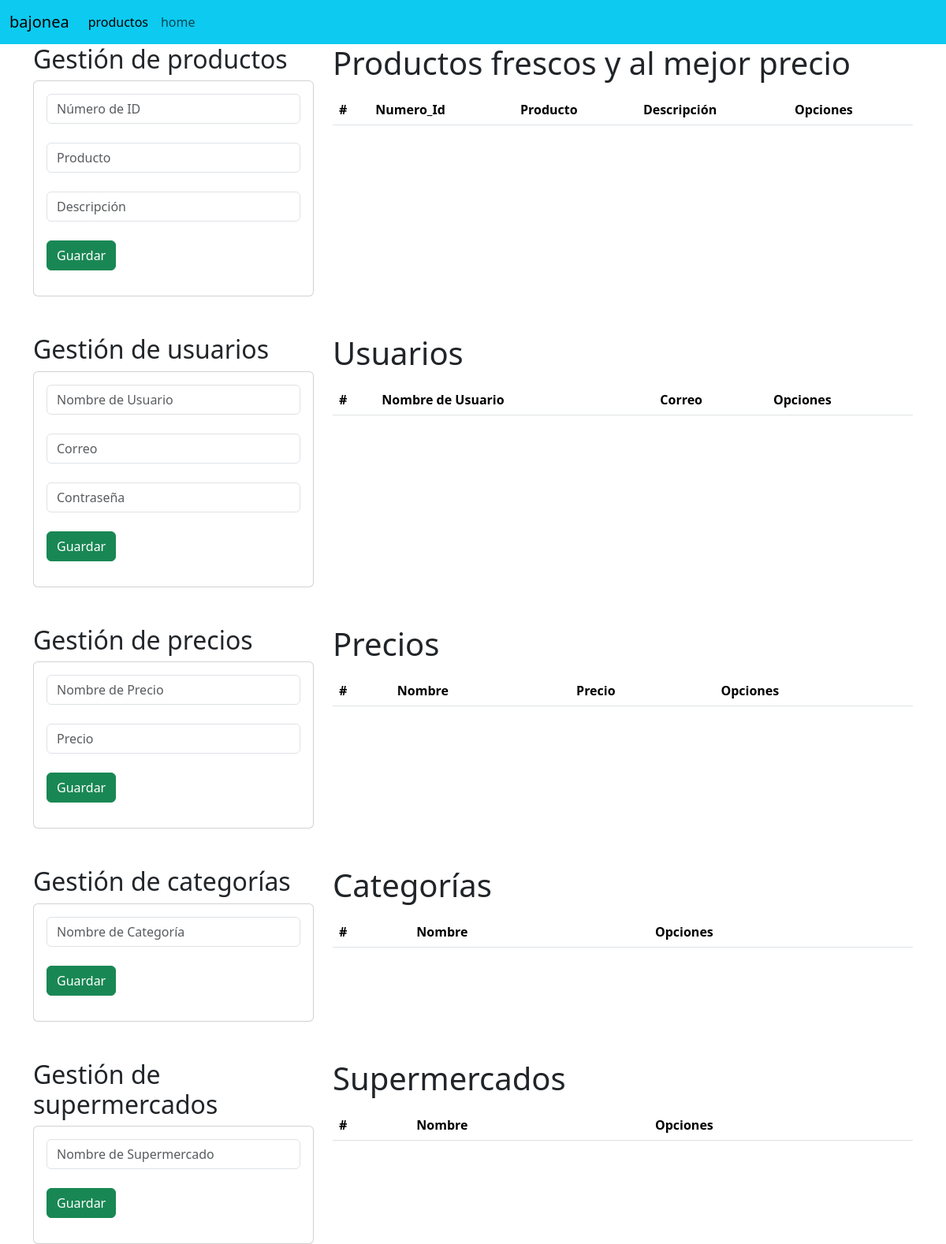
/producto1/, run on an earlier commit of the app's database.
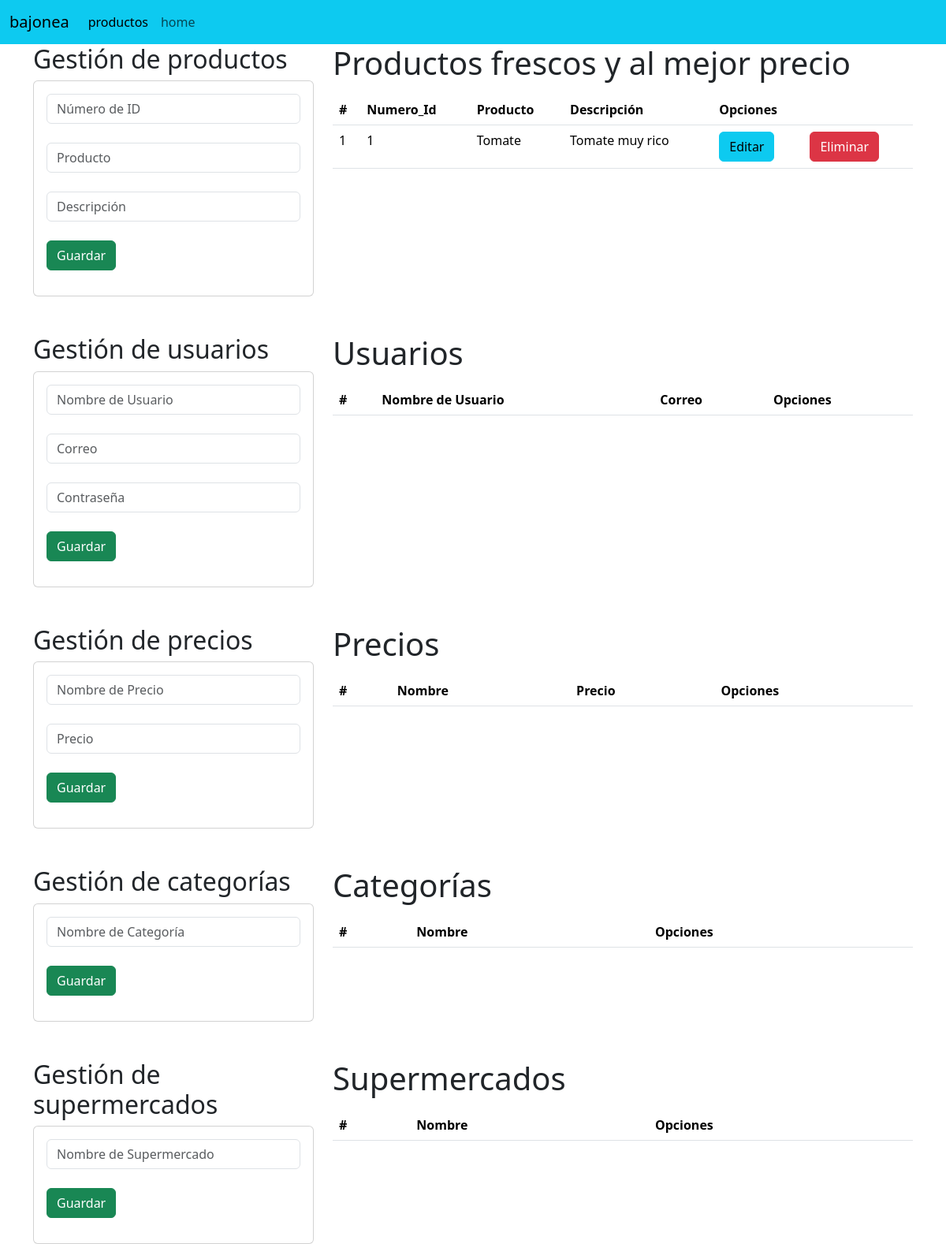
And on a later commit of the database.
### usuario/models.py (models this page shows, shortened)
class Producto(models.Model):
    ID_Producto = models.PositiveIntegerField(primary_key=True, unique=True, verbose_name='ID')
    Nombre_Produc = models.CharField(max_length=50, unique=True, verbose_name='Nombre Producto')
    Descripción = models.CharField(max_length=100, unique=True)

### usuario/views.py (the view)
# urls.py: path('producto1/', producto1, name='producto1'),
def producto1(request):
    ProductoListados = Producto.objects.all()
    return render(request, 'usuario/producto1.html', {"Producto": ProductoListados})

### usuario/templates/usuario/producto1.html (shortened to what the changed rows need)
{% extends "./base.html" %}
{% block body %}
<div class="row">
    <div class="col-sm-12 col-md-6 col-lg-4 col-xl-4">
        <h2>Gestión de productos</h2>
    </div>
    <div class="col-sm-12 col-md-6 col-lg-8 col-xl-8">
        <h1>Productos frescos y al mejor precio</h1>
        <div class="table-responsive py-2">
            <table class="table table-responsive">
                <thead>
                    <tr>
                        <th>#</th>
                        <th>Numero_Id</th>
                        <th>Producto</th>
                        <th>Descripción</th>
                        <th colspan="2">Opciones</th>
                    </tr>
                </thead>
                <tbody>
                    {% for p in Producto %}
                    <tr>
                        <td>{{ forloop.counter }}</td>
                        <td>{{ p.ID_Producto }}</td>
                        <td>{{ p.Nombre_Produc }}</td>
                        <td>{{ p.Descripción }}</td>
                        <td><a href="{% url 'editarproducto' p.ID_Producto %}" class="btn btn-info">Editar</a></td>
                        <td><a href="{% url 'eliminarproducto' p.ID_Producto %}" class="btn btn-danger btnEliminacion">Eliminar</a></td>
                    </tr>
                    {% endfor %}
                </tbody>
            </table>
        </div>
    </div>
</div>
<div class="row mt-5">
    <div class="col-sm-12 col-md-6 col-lg-4 col-xl-4">
        <h2>Gestión de usuarios</h2>
    </div>
    <div class="col-sm-12 col-md-6 col-lg-8 col-xl-8">
        <h1>Usuarios</h1>
        <div class="table-responsive py-2">
            <table class="table table-responsive">
                <thead>
                    <tr>
                        <th>#</th>
                        <th>Nombre de Usuario</th>
                        <th>Correo</th>
                        <th colspan="2">Opciones</th>
                    </tr>
                </thead>
            </table>
        </div>
    </div>
</div>
<div class="row mt-5">
    <div class="col-sm-12 col-md-6 col-lg-4 col-xl-4">
        <h2>Gestión de precios</h2>
    </div>
    <div class="col-sm-12 col-md-6 col-lg-8 col-xl-8">
        <h1>Precios</h1>
        <div class="table-responsive py-2">
            <table class="table table-responsive">
                <thead>
                    <tr>
                        <th>#</th>
                        <th>Nombre</th>
                        <th>Precio</th>
                        <th colspan="2">Opciones</th>
                    </tr>
                </thead>
            </table>
        </div>
    </div>
</div>
<div class="row mt-5">
    <div class="col-sm-12 col-md-6 col-lg-4 col-xl-4">
        <h2>Gestión de categorías</h2>
    </div>
    <div class="col-sm-12 col-md-6 col-lg-8 col-xl-8">
        <h1>Categorías</h1>
        <div class="table-responsive py-2">
            <table class="table table-responsive">
                <thead>
                    <tr>
                        <th>#</th>
                        <th>Nombre</th>
                        <th colspan="2">Opciones</th>
                    </tr>
                </thead>
            </table>
        </div>
    </div>
</div>
<div class="row mt-5">
    <div class="col-sm-12 col-md-6 col-lg-4 col-xl-4">
        <h2>Gestión de supermercados</h2>
    </div>
    <div class="col-sm-12 col-md-6 col-lg-8 col-xl-8">
        <h1>Supermercados</h1>
        <div class="table-responsive py-2">
            <table class="table table-responsive">
                <thead>
                    <tr>
                        <th>#</th>
                        <th>Nombre</th>
                        <th colspan="2">Opciones</th>
                    </tr>
                </thead>
            </table>
        </div>
    </div>
</div>
{% endblock %}

What changed in the data, as far as the page shows it:
added Producto: ID_Producto "1", Nombre_Produc "Tomate", Descripción "Tomate muy rico"
